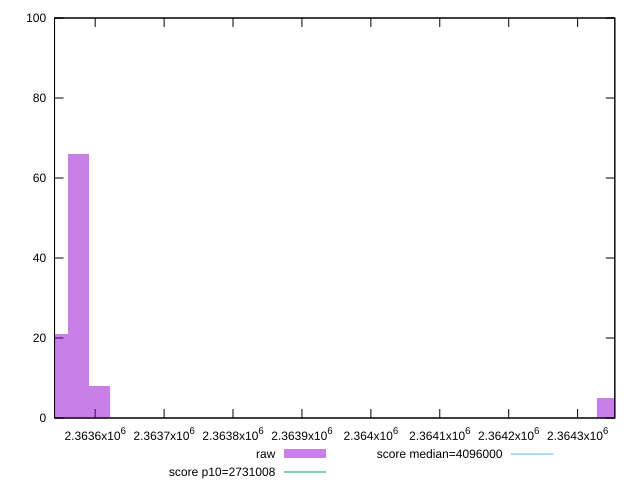

This figure's gnuplot source:
reset

$raw <<EOF
2363575.2978955572 66
2363544.5837637656 21
2363606.012027349 8
2364343.151190349 5
EOF

set key outside below
set boxwidth 30.714131791661995
set xrange [2363541:2364354]
set yrange [0:100]
set trange [0:100]
set style fill transparent solid 0.5 noborder

set parametric
set terminal svg size 640, 490 enhanced background rgb 'white'
set output "reprap/total-byte-weight/samples/pages+cached/raw/histogram.svg"

plot $raw title "raw" with boxes, \
     2731008,t title "score p10=2731008", \
     4096000,t title "score median=4096000"

reset
